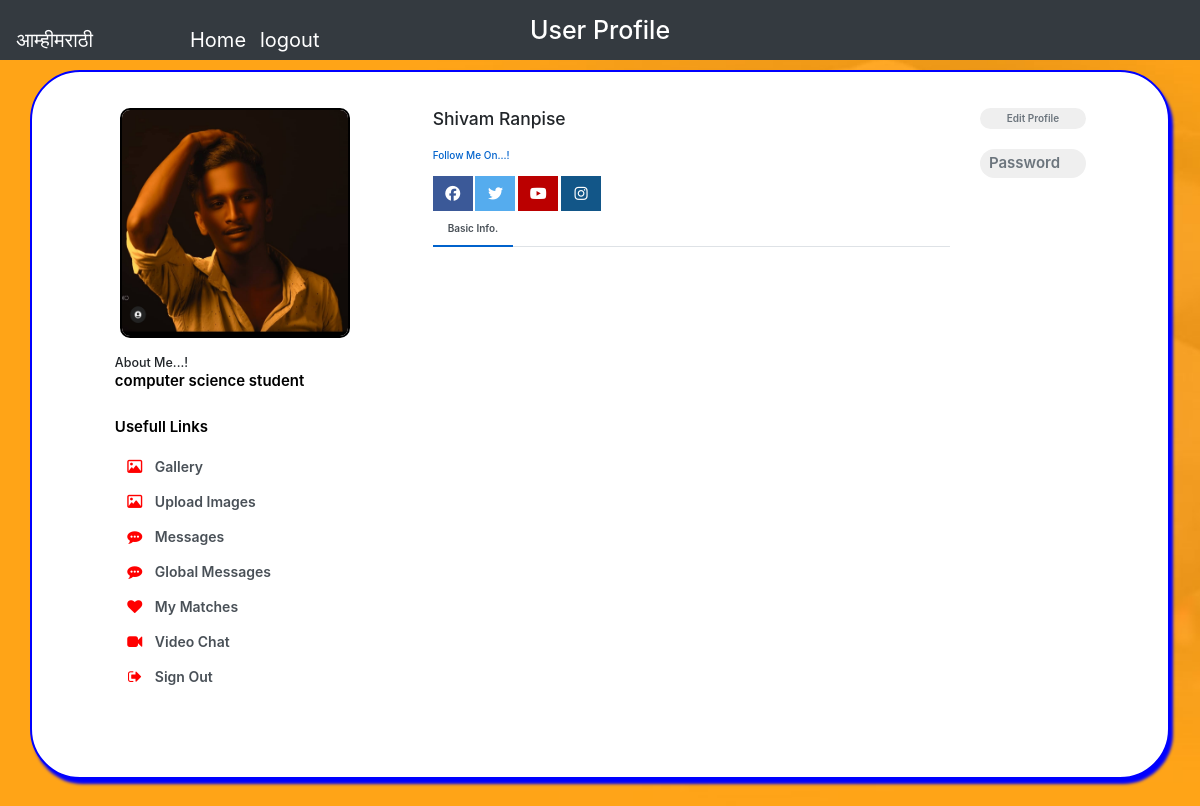
The app's page /profile.php (signed in) with its own data.
### tables this page shows
CREATE TABLE `users` (
  `id` int(225) NOT NULL,
  `unique_id` int(255) NOT NULL,
  `username` varchar(225) NOT NULL,
  `nick` varchar(225) NOT NULL,
  `dob` varchar(225) NOT NULL,
  `email` varchar(225) NOT NULL,
  `gender` varchar(200) NOT NULL,
  `contact` varchar(225) NOT NULL,
  `password` varchar(225) NOT NULL,
  `date` varchar(40) NOT NULL,
  `religion` varchar(225) NOT NULL,
  `about` varchar(1000) NOT NULL,
  `image` varchar(100) NOT NULL,
  `status` varchar(255) NOT NULL
);

### profile.php (the view, shortened to what this page needs)
<?php
include("configuration.php");
$email=$_SESSION['email'];
$sql=mysqli_query($al,"SELECT * FROM users WHERE email='$email'");
$b=mysqli_fetch_array($sql);
$username=$b['username'];
$about=$b['about'];
?>
<!DOCTYPE html>
<html lang="en">
<head>
    <link rel="stylesheet" href="css/bootstrap.min.css">
    <link href="//maxcdn.bootstrapcdn.com/bootstrap/4.1.1/css/bootstrap.min.css" rel="stylesheet" id="bootstrap-css">
    <link rel="stylesheet" href="https://cdnjs.cloudflare.com/ajax/libs/font-awesome/4.7.0/css/font-awesome.min.css">
</head>
<body>
<h1 class ="text-white bg-dark text-center" style="padding:15px 0;"> User Profile</h1>
<a href="index.php" style="color:white;"><span style="position: absolute; top: 25px; left: 16px; font-size:20px;">आम्हीमराठी</span></a>
<a href="index.php" style="color:white;"><span style="position: absolute; top: 25px; left: 190px; font-size:20px;">Home</span></a>
<a href="logout.php" style="color:white;"><span style="position: absolute; top: 25px; left: 260px; font-size:20px;">logout</span></a>
<div class="container emp-profile" style="border:2px solid blue; box-shadow:3px 5px 3px blue; border-radius:50px; margin-top:10px;">
            <form method="post" >
                <div class="row">
                    <div class="col-md-4">
                        <div class="profile-img">
                            <img style="border:2px solid black; border-radius:10px; height:230px; width:230px;" src="<?php	echo $b['image'];?>" alt=""/>
                        </div>
                    </div>
                    <div class="col-md-6">
                        <div class="profile-head">
                                    <h3>
                                    <?php echo $username;?>
                                    </h3><br>
                                    <h6 style="padding-bottom:10px;" >
                                    Follow Me On...!
                                    </h6>
                                    <a href="#" class="fa fa-facebook"></a>
                                    <a href="#" class="fa fa-twitter"></a>
                                    <a href="#" class="fa fa-youtube"></a>
                                    <a href="#" class="fa fa-instagram"></a>
                            <ul class="nav nav-tabs" id="myTab" role="tablist">
                                <li class="nav-item">
                                    <a class="nav-link active" id="home-tab" data-toggle="tab" href="#home" role="tab" aria-controls="home" aria-selected="true">Basic Info.</a>
                                </li>
                            </ul>
                        </div>
                    </div>
                    <div class="col-md-2">
                       <a href="edit.php"><input type="button" class="profile-edit-btn" name="btnAddMore" value="Edit Profile"/></a>
                       <a href="change_pass.php"><input type="button" style="font-size:15px; margin-top:20px; padding-left:-10px; padding-right:20px;" class="profile-edit-btn" name="btnAddMore" value="Password"/></a>
                    </div>
                </div>
                <div class="row">
                    <div class="col-md-4">
                        <div class="profile-work">
                            <h5 style="margin-top:20px;">About Me...!</h5>
                            <p style="color:black; font-size:15px; margin-top:-5px;"><?php echo $about;?></p>
                            <p style="color:black; font-size:15px;">Usefull Links</p>
                            <a href="view.php"><i class="fa fa-picture-o" style="color:red;"></i>Gallery</a><br>
                            <a href="capture.php"><i class="fa fa-picture-o" style="color:red;"></i>Upload Images</a><br>
                            <a href="users.php"><i class="fa fa-commenting" style="color:red;"></i>Messages</a><br>
                            <a href="global.php"><i class="fa fa-commenting" style="color:red;"></i>Global Messages</a><br>
                            <a href="trending.php"><i class="fa fa-heart" style="color:red;"></i>My Matches</a><br>
                            <a href="video.php"><i class="fa fa-video" style="color:red;"></i>Video Chat</a><br>
                            <a href="logout.php"><i class="fa fa-sign-out" style="color:red;"></i>Sign Out</a><br>
                        </div>
                    </div>
                    <div class="col-md-8">
                        <div class="tab-content profile-tab" id="myTabContent">
                        </div>
                    </div>
                </div>
            </form>
        </div>
    </body>
</html>

### profile.php (style rules this page uses)
body { background: -webkit-linear-gradient(left, #3931af, #00c6ff); background-image:url("assetss/images/wed1.jpg"); background-repeat:no-repeat; background-size: cover; }
.emp-profile { padding: 3%; margin-top: 3%; margin-bottom: 3%; border-radius: 0.5rem; background: #fff; }
.profile-img { text-align: center; }
.profile-img img { width: 70%; height: 100%; }
.profile-head h6 { color: #0062cc; }
.profile-edit-btn { border: none; border-radius: 1.5rem; width: 70%; padding: 2%; font-weight: 600; color: #6c757d; cursor: pointer; }
.profile-head .nav-tabs { margin-bottom:5%; }
.profile-head .nav-tabs .nav-link { font-weight:600; border: none; }
.profile-head .nav-tabs .nav-link.active { border: none; border-bottom:2px solid #0062cc; }
.profile-work { padding: 14%; margin-top: -15%; }
.profile-work p { font-size: 12px; color: #818182; font-weight: 600; margin-top: 10%; }
.profile-work a { text-decoration: none; color: #495057; font-weight: 600; font-size: 14px; }
.fa { padding: 10px; font-size: 15px; width: 40px; text-align: center; text-decoration: none; }
.fa-facebook { background: #3B5998; color: white; }
.fa-twitter { background: #55ACEE; color: white; }
.fa-youtube { background: #bb0000; color: white; }
.fa-instagram { background: #125688; color: white; }

### records on screen
users: image (picture), username "Shivam Ranpise", about "computer science student"
